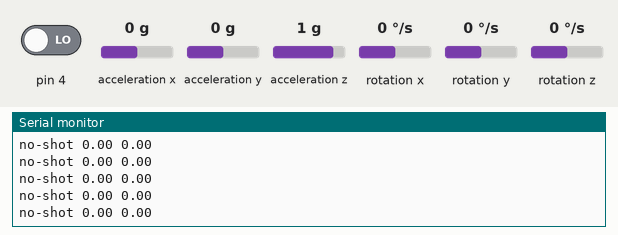
Recording of a sketch running on a simulated Arduino Uno, built with avr-gcc and run on an emulated ATmega328P. Parts: the last lines printed to the serial monitor. Inputs (shaded band) come from the test bench; at power-on: acceleration z 1 g, pin 4 LOW, acceleration x 0 g, acceleration y 0 g, rotation x 0 °/s, rotation y 0 °/s, rotation z 0 °/s.

Above: at 1.2 s.
1.3 s: acceleration z set to 0 g
At 1.8 s:
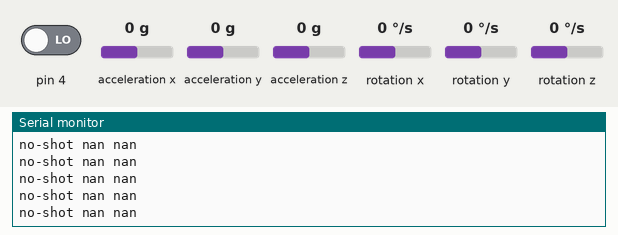
3.2 s: pin 4 driven HIGH
At 3.7 s:
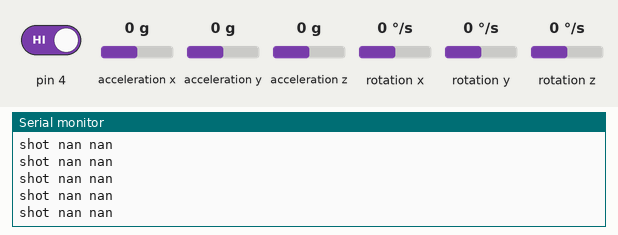
5.1 s: acceleration x set to -1.4 g
At 6.1 s:
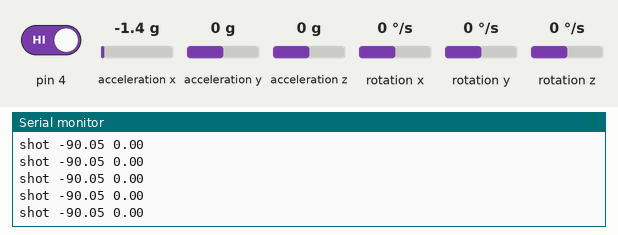
7.0 s: acceleration y set to -1.4 g
At 7.5 s:
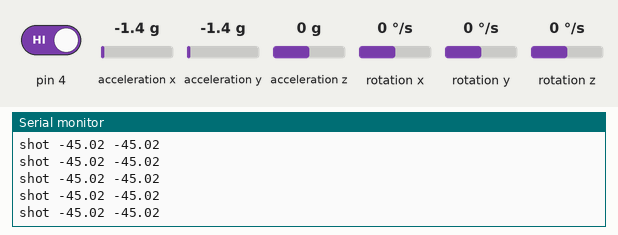
8.5 s: pin 4 driven LOW
At 9.0 s:
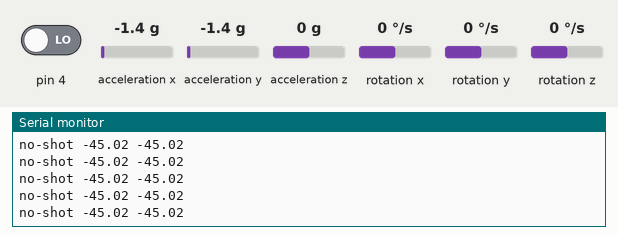

The sketch:

sketch_nov16a.ino
```cpp
// Librerias I2C para controlar el mpu6050
// la libreria MPU6050.h necesita I2Cdev.h, I2Cdev.h necesita Wire.h
#include "I2Cdev.h"
#include "MPU6050.h"
#include "Wire.h"

// La dirección del MPU6050 puede ser 0x68 o 0x69, dependiendo
// del estado de AD0. Si no se especifica, 0x68 estará implicito
MPU6050 sensor;

// Valores RAW (sin procesar) del acelerometro  en los ejes x,y,z
int ax, ay, az;

void setup() {
  Serial.begin(57600);    //Iniciando puerto serial
  Wire.begin();           //Iniciando I2C
  sensor.initialize();    //Iniciando el sensor

  pinMode(4, INPUT);
}

void loop() {
  // Leer las aceleraciones
  sensor.getAcceleration(&ax, &ay, &az);
  //Calcular los angulos de inclinacion:
  float accel_ang_x=atan(ax/sqrt(pow(ay,2) + pow(az,2)))*(180.0/3.14);
  float accel_ang_y=atan(ay/sqrt(pow(ax,2) + pow(az,2)))*(180.0/3.14);
  //Mostrar los angulos separadas por un [tab]
  if(digitalRead(4) == HIGH) {
    Serial.print("shot");
  } else {
    Serial.print("no-shot");
  }
  Serial.print(" ");
  Serial.print(accel_ang_x);
  Serial.print(" ");
  Serial.println(accel_ang_y);

  delay(1000/60);
}
```

Measured:
- after the input at 1.3 s, the serial monitor: prints a new line at once (image 1)
- after the input at 3.2 s, the serial monitor: prints a new line at once (image 2)
- after the input at 5.1 s, the serial monitor: prints a new line at once (image 3)
- after the input at 7.0 s, the serial monitor: prints a new line at once (image 4)
- after the input at 8.5 s, the serial monitor: prints a new line at once (image 5)
